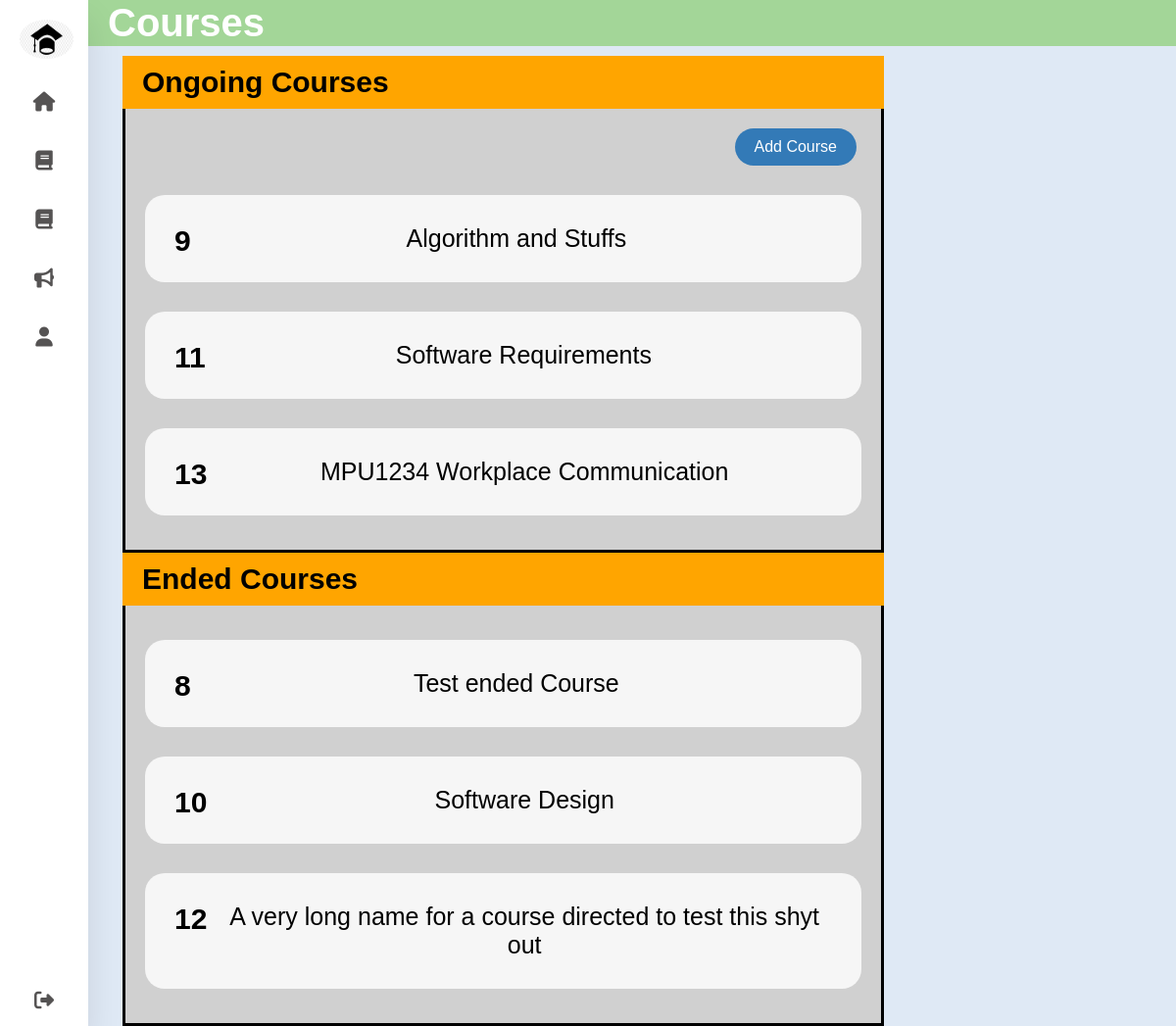
The app's page /trainingProvider/courses.php (signed in) with its own data.
### tables this page shows
CREATE TABLE `course` (
  `course_id` int(11) NOT NULL,
  `provider_username` varchar(20) NOT NULL,
  `course_title` varchar(100) NOT NULL,
  `course_description` text NOT NULL,
  `start_date` date NOT NULL,
  `end_date` date NOT NULL,
  `course_image_path` varchar(200) DEFAULT NULL
);

### trainingProvider/courses.php (the view, shortened to what this page needs)
<?php
    include "functions.php";
?>
<html>
<head>
    <link rel="stylesheet" type="text/css" href="courses.css">
    <link rel="stylesheet" href="../navBar/navBarStyle.css"/>
    <link rel="stylesheet" href="#"/>
    <script src ="../js/navbar.js"></script></head>
<body>
<div class="Container">
    <div class="sidebar">
        <?php include '../navBar/navBar.php'?>
    </div>
    <div class="content" id="content">
        <header class="header-bar">
            <h1>Courses<h1>
        </header>
        <div class="left-panel">
            <div class="ongoing-course">
                <h1>Ongoing Courses</h1>
                <div class="display-course-container">
                    <a href="createCourse.php"><button>Add Course</button><a>
                    <?php
                    $sql = "SELECT * FROM course WHERE provider_username = '" . $_SESSION["username"] . "' and end_date > '" . date("Y-m-d") . "';";
                    $result = mysqli_query($connect,$sql);
                    displayCourses($result);
                    ?>
                </div>
            </div>
            <div class="ended-course">
                <h1>Ended Courses</h1>
                <div class="display-course-container">
                    <?php
                    $sql = "SELECT * FROM course WHERE provider_username = '" . $_SESSION["username"] . "' and end_date <= '" . date("Y-m-d") . "';";
                    $result = mysqli_query($connect,$sql);
                    ?>
                </div>
            </div>
        </div>
    </div>
</div>
</body>
</html>
<?php
    function displayCourses($result) {
        while ($row = mysqli_fetch_assoc($result)) {
            echo '<a href="courses.php?course=' . $row["course_id"] . '">';
            echo '<div class="display-course">';
            echo '<p class="course-id">' . $row["course_id"] . '</p>';
            echo '<p class="course-title">' . $row["course_title"] . '</p>';
            echo '</div>';
            echo '</a>';
        }
    }
?>

### trainingProvider/courses.css (style rules this page uses)
body { margin: 0; padding: 0 0; }
header.header-bar { font-family: 'Montserrat', sans-serif; background: #a3d698; color: white; padding: 1px 20px; font-size: 20px; margin-bottom: 10px; }
* { font-family: 'Montserrat', sans-serif; }
.ongoing-course h1, .ended-course h1, .course-details h1 { font-size: 30px; padding-left: 20px; padding-top: 10px; padding-bottom: 10px; clear: left; background-color: orange; margin-bottom: 0; }
a { text-decoration: none; }
button { background-color: #337ab7; border-radius : 50px; color: #fff; padding: 10px 20px; font-size: 16px; cursor: pointer; margin-left: auto; margin-right: 20px; margin-top: 15px; display: flex; }
.display-course-container { background-color: rgb(208, 208, 208); padding: 5px; margin: 0px; border-left: 3px solid black; border-right: 3px solid black; border-bottom: 3px solid black; }
.left-panel { width: 70%; float: left; margin-right: 10px; margin-left: 35px; }
.display-course { clear: left; background-color: rgb(246, 246, 246); border-radius: 20px; margin: 30px 15px; padding: 30px; color: black; transition: transform 0.3s ease; }
.course-id { float: left; text-align: left; font-weight: bold; font-size: 30px; margin: 0; margin-right: 10px; padding: 0; }
.course-title { text-align: center; margin: 0; padding: 0; font-size: 25px; }

### navBar/navBarStyle.css (style rules this page uses)
* { margin:0; padding:0; outline:none; border:none; text-decoration:none; box-sizing:border-box; font-family: "Poppins", sans-serif; }
body { background: #dfe9f5; margin : 0; padding : 0; }
.container { display: flex; }
.content { flex-grow: 1; margin-left: 90px; transition: all 0.3s ease-in; }

### records on screen
course: course_id "9", course_title "Algorithm and Stuffs"
course: course_id "11", course_title "Software Requirements"
course: course_id "13", course_title "MPU1234 Workplace Communication"
course: course_id "8", course_title "Test ended Course"
course: course_id "10", course_title "Software Design"
course: course_id "12", course_title "A very long name for a course directed to test this shyt out"
